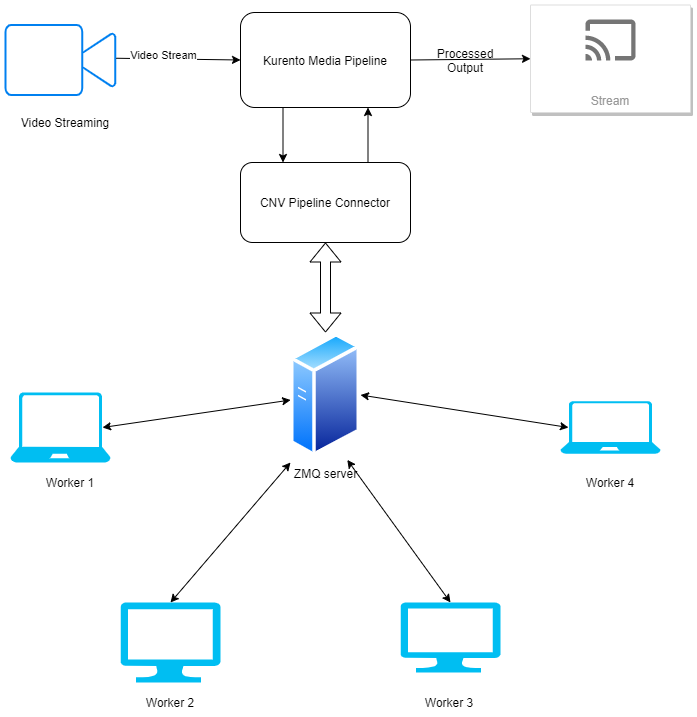
#> input picture img/connector.png, 697 x 717 px
$ python -i server-zmq.py   (imports and definitions only)
#> lines starting #> are read from the running program, lines starting #| are printed output that depends on the picture
#> further down, picture is the input picture: shape (717, 697, 3); mean B, G, R 251.8, 249.8, 245.7
import socket
import threading

import cv2, base64
import numpy as np
import zmq

# [11 lines left out: functions decode, encode, not called in this run]

def compute(image):
    image = cv2.cvtColor(image, cv2.COLOR_BGRA2GRAY)
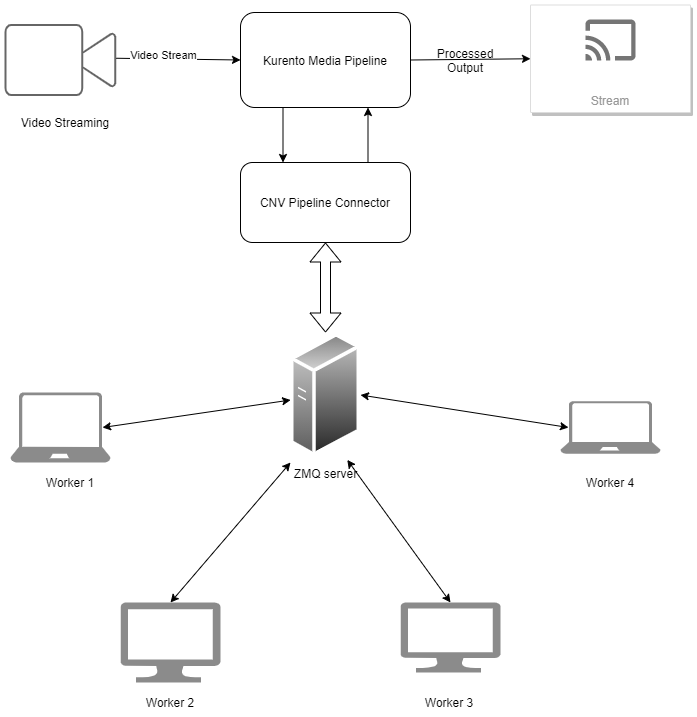
#> image: shape (717, 697); min 0, max 255, mean 248.8
    image = cv2.Canny(image, 100, 200)
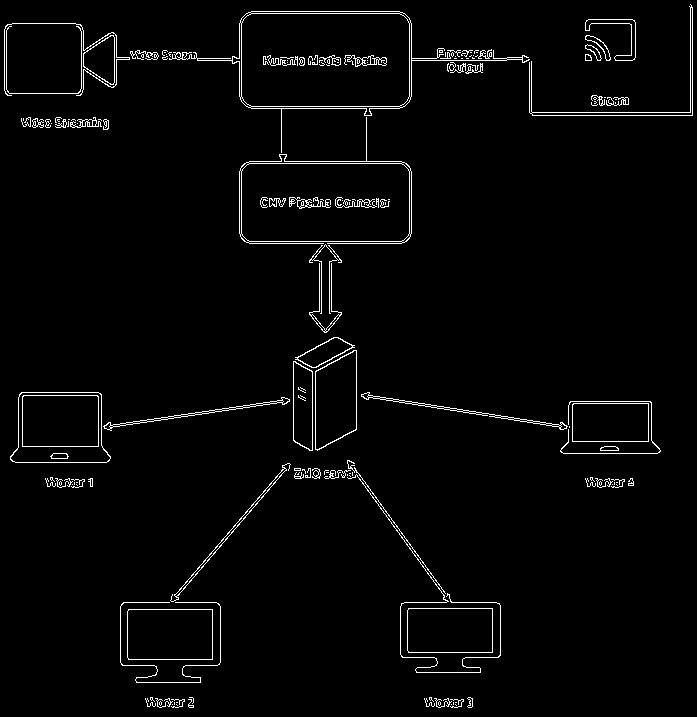
#> image: shape (717, 697); 2.5% white in thin lines or dots
    image = cv2.cvtColor(image, cv2.COLOR_GRAY2BGR)
#> image: shape (717, 697, 3); 2.5% white in thin lines or dots
    return image

user_info = dict()

class UserInfo:
    # [37 lines left out: functions __init__, worker_routine, not called in this run]

# [20 lines not run here, left out]

>>> import cv2
>>> picture = cv2.imread('../../img/connector.png')
>>> result = compute(picture)
